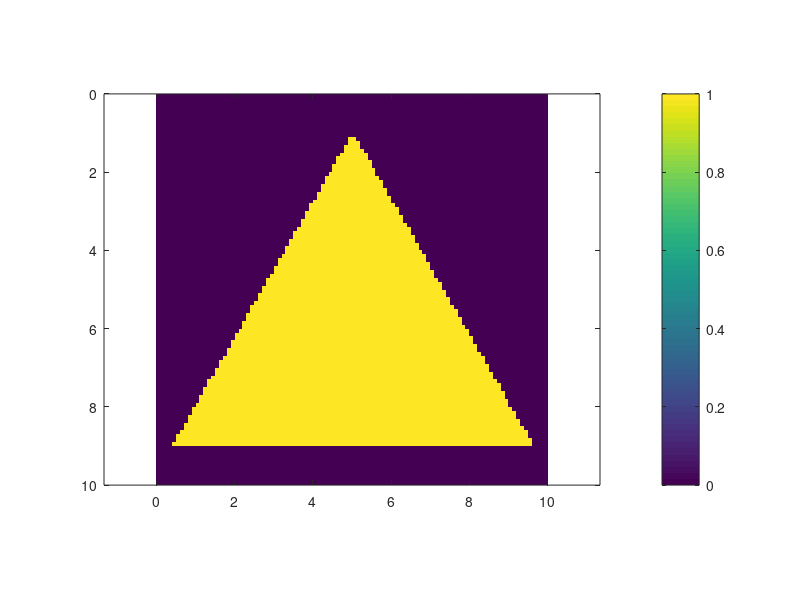

Here is the MATLAB script that generated this plot:
% Topic 3 Numerical Analysis of TX Lines - Lecture 2.3 - Rectangles and
% Centering Algorithm

%%%%%%%%%%%%%%%%%%%%%%%%%%%%%%%%%%%%%%%%%%%%%%%
%% Initialize Matlab
%%%%%%%%%%%%%%%%%%%%%%%%%%%%%%%%%%%%%%%%%%%%%%%

close all;
clc;
clear all; % Apparently MATLAB advices against using clear all for simply clearing variables

%%%%%%%%%%%%%%%%%%%%%%%%%%%%%%%%%%%%%%%%%%%%%%%
%% Dashboard
%%%%%%%%%%%%%%%%%%%%%%%%%%%%%%%%%%%%%%%%%%%%%%%

% Grid Parameters
Sx = 10;
Sy = 10;
Nx = 100;
Ny = round((Nx/Sx)*Sy);

% Equilateral Triangle Parameters
w = 9;

%%%%%%%%%%%%%%%%%%%%%%%%%%%%%%%%%%%%%%%%%%%%%%%
%% Calculate a Grid
%%%%%%%%%%%%%%%%%%%%%%%%%%%%%%%%%%%%%%%%%%%%%%%

% Grid Axes
dx = Sx/Nx;
xa = (0.5:Nx-0.5) * dx;
dy = Sy/Ny;
ya = (0.5:Ny-0.5) * dy;

%%%%%%%%%%%%%%%%%%%%%%%%%%%%%%%%%%%%%%%%%%%%%%%
%% Build a Triangle
%%%%%%%%%%%%%%%%%%%%%%%%%%%%%%%%%%%%%%%%%%%%%%%

% Initialize
A = zeros(Nx,Ny);

% Dimensions of triangle
h = w * sqrt(3)/2;  % Height of triangle

% Estimating the y-coordinates
ny  = round(h/dy);             % Gives the numerical height of triangle
ny1 = floor((Ny - ny)/2) + 1;  % Starting y coordinate
ny2 = ny1 + ny;                % Ending y coordinate

% Estimating the x-coordinates
for ny = ny1 : ny2

    % Computing the distance, d from the top
    d   = (ny - ny1);

    % Computing the numerical width, at distance, d
    nx  = round((d/(ny2 - ny1)) * (w/dx)) + 1; % Refer to it's docs

    % Computing start and end co-ordinates
    nx1 = floor((Nx - nx)/2) + 1;
    nx2 = nx1 + nx;

    % Incorporate the appropriate cells into the array
    A(nx1:nx2, ny) = 1;               % Fill only at y-coordinate of ny.
end

%%%%%%%%%%%%%%%%%%%%%%%%%%%%%%%%%%%%%%%%%%%%%%%
%% Draw the rectangle
%%%%%%%%%%%%%%%%%%%%%%%%%%%%%%%%%%%%%%%%%%%%%%%

imagesc(xa, ya, A.');
axis equal tight;
colorbar;
